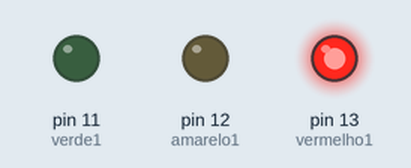
This sketch was run on a simulated Arduino Uno, built with avr-gcc and run on an emulated ATmega328P. Shown: output pins drawn as LEDs (lit = HIGH).

Above: at 0.2 s.
At 0.7 s:
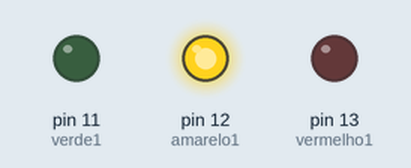
At 2.7 s:
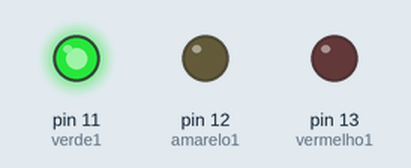
Timing chart, 0 to 3.5 s (numbered marks = the images above):
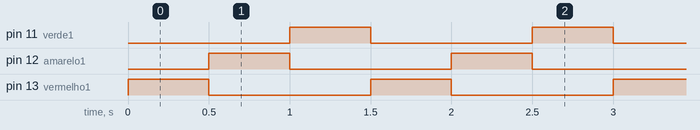

The sketch:

exerc_cio_4_lista_11.ino
```cpp
#define vermelho1 13
#define amarelo1 12
#define verde1 11

void setup()
{
  pinMode(vermelho1, OUTPUT);
  pinMode(amarelo1, OUTPUT);
  pinMode(verde1, OUTPUT);
}

void loop()
{
  digitalWrite(vermelho1, HIGH); //sinal 1
  digitalWrite(amarelo1, LOW); //sinal 1
  digitalWrite(verde1, LOW); //sinal 1
  delay (500);

  digitalWrite(vermelho1, LOW); //sinal 1
  digitalWrite(amarelo1, HIGH); //sinal 1
  delay(500);

  digitalWrite(amarelo1, LOW); //sinal 1
  digitalWrite(verde1, HIGH); //sinal 1
  delay (500);

}
```

Measured:
- by itself, pin 11 (verde1), pin 12 (amarelo1), pin 13 (vermelho1): alternates HIGH for 0.50 s and LOW for 1.0 s
- by itself, everything shown: repeats every 1.5 s, in 3 steps
